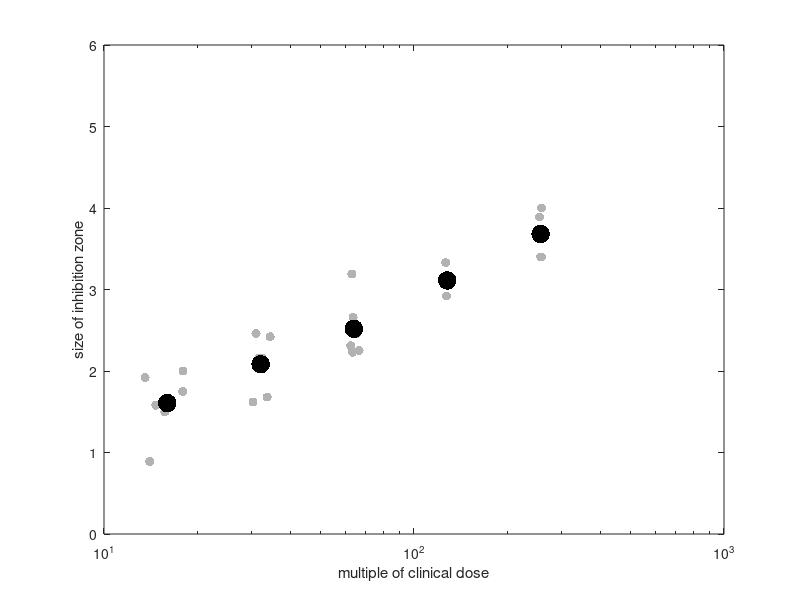

MATLAB code for this plot: (Note: this script raises an error after producing the figure.)
clc
close all
clear vars

%%

gray = 0.7*[1 1 1];
red = [1 0 0]*0.75;
blue = [0 0 1]*0.75;
black = 0.1*[1 1 1];

mdlLabel = {'power law','Bonev2008','diffusion kill theory'};
figNames = {'pen1','dox1','pen2','dox2'};
colours = {blue,red,black,gray};
styles = {'-','-','-','-'};
Q = [0 0 0 0];

myModel = @(p,x)(...
p(1)+...
(-1 + (1+p(3)*x.^2).^(1/2))+...
log(abs((-1 + (1+p(3)*x.^2).^(1/2))))+...
p(2)*x.^2./(-1 + (1+p(3)*x.^2).^(1/2)));

models = {@(p,x)(p(2)*x.^p(1)),...
    @(p,x)p(1).*(log(abs(x./p(2)))).^(1/2),...
    myModel};

for mdl = 1:3

    model = models{mdl};

    guess = [0 1];
    if mdl == 3
        guess = [0.5 1 10];
    end

    dosages = [16 32 64 128 256];
    Dosages = repmat(dosages,6,1);
    %lg = log10(Dosages(:));
    %X = 10.^(lg);

    allDosages = (Dosages(:));
    %allDosages = allDosages;

    %what is this for? for plotting? Yep - for moving raw data apart to be visible
    R = rand(size(Dosages(:)));
    R = 5*(R - 0.5);


    for year = 1:2

        if year == 1
            doxy = [4.119,4.191,4.301,5.228,8.398;1.744,2.573,4.191,6.158,7.942;5.896,4.948,5.474,5.47400000000000,10.0660000000000;3.36500000000000,4.30100000000000,4.30100000000000,6.70000000000000,7.40200000000000;3.07900000000000,3.26900000000000,3.97600000000000,6.42400000000000,7.94200000000000;3.40000000000000,4.48600000000000,5.86900000000000,6.74300000000000,7.64500000000000];
            penicillin = [2.405,2.217,4.191,8.709,9.079;0.622,2.061,3.976,6.697,10.986;2.89500000000000,3.66400000000000,4.75300000000000,7.64500000000000,12.5660000000000;3.14200000000000,4.75300000000000,7.99200000000000,7.35400000000000,10.5210000000000;1.76700000000000,4.60000000000000,5.55700000000000,7.84300000000000,11.8850000000000;1.96100000000000,3.66400000000000,3.90600000000000,7.45100000000000,9.07900000000000];
            %don't use area, use radius:
            doxy = sqrt(doxy/pi);
            penicillin = sqrt(penicillin/pi);
            %use diameters:
            doxy = doxy*2;
            penicillin = penicillin*2;
        else
            doxy = [2.80000000000000,2.40000000000000,2.40000000000000,2.10000000000000,1.60000000000000,2.35000000000000;3.40000000000000,2.70000000000000,2.70000000000000,2.40000000000000,2.60000000000000,2.55000000000000;4,3.40000000000000,3.40000000000000,3.70000000000000,2.40000000000000,2.90000000000000;4.80000000000000,4.40000000000000,4,4,3.60000000000000,3.05000000000000;5.60000000000000,4.80000000000000,4.80000000000000,4.50000000000000,4.80000000000000,3.83000000000000]';
            penicillin = [2,2.20000000000000,1.50000000000000,1.50000000000000,2,2.58000000000000;2.40000000000000,2.40000000000000,2.10000000000000,1.80000000000000,2.10000000000000,2.90000000000000;2.70000000000000,3.40000000000000,2.30000000000000,2,2.50000000000000,3.75000000000000;3.60000000000000,4.20000000000000,2.90000000000000,3.30000000000000,2.90000000000000,4.10000000000000;4.20000000000000,3,3.50000000000000,3.80000000000000,3.30000000000000,4.80000000000000]';
        end

        %%

        fineallDosages = 1:0.1:1.1*max(allDosages);

        figure(2*(year-1)+1)
        %set(year,'pos',[105         358        1257         448])

        %subplot(1,2,1)
        r=semilogx(Dosages(:)+R,penicillin(:),'.k','markersize',20,'color',[1 1 1]*0.7);
        hold on
        p=semilogx(dosages,mean(penicillin),'.k','markersize',40);
        xlabel('multiple of clinical dose')
        ylabel('size of inhibition zone')
        ylim([0 6])

        PenModel = fitnlm(allDosages,penicillin(:),model,guess)
        disp('pen AIC...')
        PenModel.ModelCriterion.AIC
        AICpen{mdl} = PenModel.ModelCriterion.AIC;
        adjR2{mdl} = PenModel.Rsquared.Adjusted;
        
        %PenModel.Coefficients.pValue

        CIlow = PenModel.Coefficients.Estimate - 1.96*PenModel.Coefficients.SE;
        CIhigh = PenModel.Coefficients.Estimate + 1.96*PenModel.Coefficients.SE;
        
        Y = PenModel.feval(fineallDosages);
        Y = Y(Y > 0);
        q(mdl) = semilogx(fineallDosages(Y > 0),Y,styles{mdl},'color',colours{mdl});

        figure(2*(year-1)+2)
        %subplot(1,2,2)
        rr=semilogx(Dosages(:)+R,doxy(:),'.k','markersize',20,'color',[1 1 1]*0.7);
        hold on
        pp=semilogx(dosages,mean(doxy),'.k','markersize',40);
        xlabel('multiple of clinical dose')
        ylabel('size of inhibition zone')
        ylim([0 6])

        disp('--------')

        DoxModel = fitnlm(allDosages,doxy(:),model,guess)
        Y = DoxModel.feval(fineallDosages);
        Y = Y(Y > 0);
        CIlow = DoxModel.Coefficients.Estimate - 1.96*DoxModel.Coefficients.SE;
        CIhigh = DoxModel.Coefficients.Estimate + 1.96*DoxModel.Coefficients.SE;
        qq(mdl) = plot(fineallDosages(Y > 0),Y,styles{mdl},'color',colours{mdl});
        %legend([p q r],{'doxycycline mean',['datafit (quadratic coefficient 95% CI (',num2str(CIlow(3),2),...
        %    ',',num2str(CIhigh(3),2),'))'],'image ZoI data'})
        %legend('boxoff')

        disp('doxy AIC...')
        DoxModel.ModelCriterion.AIC
        AICdox{mdl} = DoxModel.ModelCriterion.AIC;

        %DoxModel.Coefficients.pValue

        if mdl == 1
            penPower = PenModel.Coefficients.Estimate(1);
            doxPower = DoxModel.Coefficients.Estimate(1);
        end
        
        
        if mdl == 3
            figure(2*(year-1)+1)
            %subplot(1,2,1)
                axis tight

            legend([p q r],{'penicillin mean',[mdlLabel{1},', p\approx',num2str(penPower,2),', (adj R^2 \approx',num2str(adjR2{1},2),')'],...
                [mdlLabel{2},' (adj R^2 \approx',num2str(adjR2{2},2),')'],...
                [mdlLabel{3},' (adj R^2 \approx',num2str(adjR2{3},2),')'],...
                'ZoI data'},'location','southeast')
            %legend('boxoff')

            figure(2*(year-1)+2)
            %subplot(1,2,2)
                axis tight

            legend([pp qq rr],{'doxycycline mean',[mdlLabel{1},', p\approx',num2str(doxPower,2),', (adj R^2 \approx',num2str(adjR2{1},2),')'],...
                [mdlLabel{2},' (adj R^2 \approx',num2str(adjR2{2},2),')'],...
                [mdlLabel{3},' (adj R^2 \approx',num2str(adjR2{3},2),')'],...
                'ZoI data'},'location','southeast')
            %legend('boxoff')
        end

        figure(2*(year-1)+1)
        %subplot(1,2,1)
        xlim([1 270])
        yl = ylim;
        ylim([0 yl(2)]);
        figure(2*(year-1)+2)
        %subplot(1,2,2)
        xlim([1 270])
        yl = ylim;
        ylim([0 yl(2)]);

    end
    
end

for f = 1:4
    figure(f)
	export_fig([figNames{f},'.pdf']);
end

%%


%plot((allDosages),myFit.feval((allDosages)),'ok');
